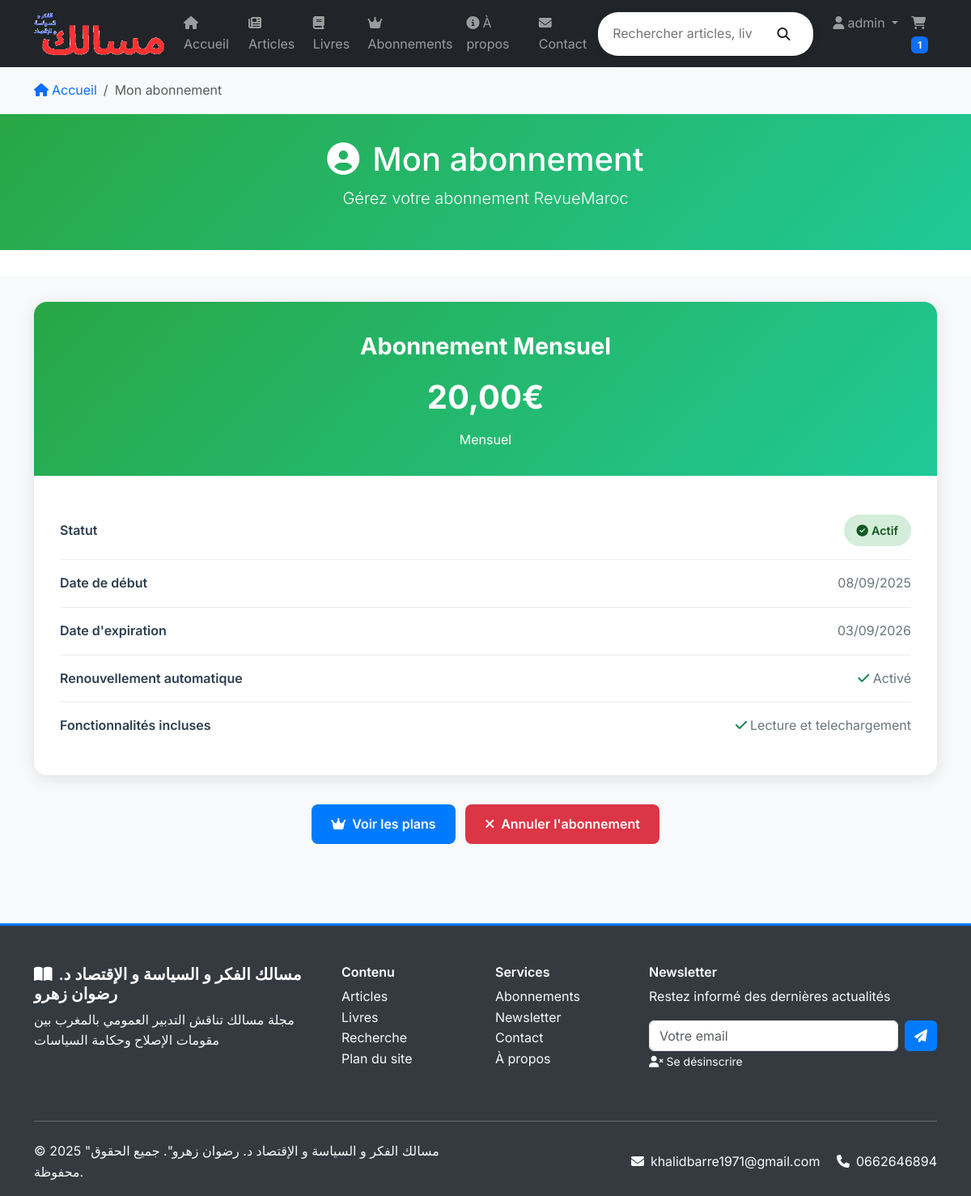
The page /subscriptions/mon-abonnement/ (signed in) on the database its author committed.
### core/models.py (models this page shows, shortened)
class TimeStampedModel(models.Model):
    created_at = models.DateTimeField(auto_now_add=True, verbose_name=_("Date de création"))
    updated_at = models.DateTimeField(auto_now=True, verbose_name=_("Date de modification"))
    class Meta:
        abstract = True

class SiteSettings(TimeStampedModel):
    site_name = models.CharField(max_length=100, default="RevueMaroc", verbose_name=_("Nom du site"))
    site_description = models.TextField(blank=True, verbose_name=_("Description du site"))
    contact_email = models.EmailField(blank=True, verbose_name=_("Email de contact"))
    contact_phone = models.CharField(max_length=20, blank=True, verbose_name=_("Téléphone de contact"))
    address = models.TextField(blank=True, verbose_name=_("Adresse"))
    facebook_url = models.URLField(blank=True, verbose_name=_("URL Facebook"))
    twitter_url = models.URLField(blank=True, verbose_name=_("URL Twitter"))
    linkedin_url = models.URLField(blank=True, verbose_name=_("URL LinkedIn"))
    instagram_url = models.URLField(blank=True, verbose_name=_("URL Instagram"))
    logo = models.ImageField(upload_to='site/', blank=True, verbose_name=_("Logo du site"))
    favicon = models.ImageField(upload_to='site/', blank=True, verbose_name=_("Favicon"))
    monthly_price = models.DecimalField(
        max_digits=10,
        decimal_places=2,
        default=9.99,
        verbose_name=_("Prix mensuel (€)")
    )
    yearly_price = models.DecimalField(
        max_digits=10,
        decimal_places=2,
        default=99.99,
        verbose_name=_("Prix annuel (€)")
    )
    shipping_cost = models.DecimalField(
        max_digits=10,
        decimal_places=2,
        default=5.99,
        verbose_name=_("Frais de livraison (€)")
    )
    free_shipping_threshold = models.DecimalField(
        max_digits=10,
        decimal_places=2,
        default=50.00,
        verbose_name=_("Seuil livraison gratuite (€)")
    )
    class Meta:
        verbose_name = _("Paramètre du site")
        verbose_name_plural = _("Paramètres du site")

### subscriptions/models.py (models this page shows, shortened)
class Subscription(TimeStampedModel):
    STATUS_CHOICES = [
        ('active', 'Actif'),
        ('expired', 'Expiré'),
        ('cancelled', 'Annulé'),
        ('suspended', 'Suspendu'),
    ]
    user = models.ForeignKey(User, on_delete=models.CASCADE, verbose_name="Utilisateur")
    plan = models.ForeignKey(SubscriptionPlan, on_delete=models.CASCADE, verbose_name="Plan")
    status = models.CharField(max_length=20, choices=STATUS_CHOICES, default='active', verbose_name="Statut")
    start_date = models.DateTimeField(verbose_name="Date de début")
    end_date = models.DateTimeField(verbose_name="Date de fin")
    auto_renew = models.BooleanField(default=True, verbose_name="Renouvellement automatique")
    stripe_subscription_id = models.CharField(max_length=100, blank=True, verbose_name="ID Stripe")
    class Meta:
        verbose_name = "Abonnement"
        verbose_name_plural = "Abonnements"
        ordering = ['-created_at']
    @property
    def is_active(self):
        from django.utils import timezone
        return self.status == 'active' and timezone.now() <= self.end_date

class SubscriptionPlan(TimeStampedModel):
    PLAN_TYPE_CHOICES = [
        ('monthly', 'Mensuel'),
        ('yearly', 'Annuel'),
    ]
    name = models.CharField(max_length=100, verbose_name="Nom du plan")
    description = models.TextField(verbose_name="Description")
    price = models.DecimalField(max_digits=10, decimal_places=2, verbose_name="Prix")
    plan_type = models.CharField(max_length=20, choices=PLAN_TYPE_CHOICES, verbose_name="Type de plan")
    duration_days = models.PositiveIntegerField(verbose_name="Durée en jours")
    features = models.JSONField(default=list, verbose_name="Fonctionnalités incluses")
    is_active = models.BooleanField(default=True, verbose_name="Actif")
    is_popular = models.BooleanField(default=False, verbose_name="Plan populaire")
    class Meta:
        verbose_name = "Plan d'abonnement"
        verbose_name_plural = "Plans d'abonnement"
        ordering = ['price']

### subscriptions/views.py (the view)
# urls.py: path('mon-abonnement/', views.my_subscription, name='my_subscription'),
@login_required
def my_subscription(request):
    subscription = Subscription.objects.filter(
        user=request.user,
        status='active'
    ).first()
    context = {
        'subscription': subscription,
        'has_active_subscription': subscription and subscription.is_active,
    }
    return render(request, 'subscriptions/my_subscription.html', context)

### templates/subscriptions/my_subscription.html (shortened to what this page needs)
{% extends 'base.html' %}
{% load static %}
{% block content %}
<nav class="breadcrumb-nav" style="background: #f8f9fa; padding: 1rem 0; margin-bottom: 0;">
    <div class="container">
        <ol class="breadcrumb mb-0">
            <li class="breadcrumb-item">
                <a href="{% url 'core:home' %}" class="text-decoration-none">
                    <i class="fas fa-home me-1"></i>Accueil
                </a>
            </li>
            <li class="breadcrumb-item active" aria-current="page">
                Mon abonnement
            </li>
        </ol>
    </div>
</nav>
<section class="subscription-header">
    <div class="container text-center">
        <h1><i class="fas fa-user-circle me-3"></i>Mon abonnement</h1>
        <p class="lead">Gérez votre abonnement RevueMaroc</p>
    </div>
</section>
<section class="subscription-container">
    <div class="container">
        {% if subscription %}
        <div class="subscription-card">
            <div class="subscription-header-card">
                <div class="plan-name">{{ subscription.plan.name }}</div>
                <div class="plan-price">{{ subscription.plan.price }}€</div>
                <div class="plan-duration">{{ subscription.plan.get_plan_type_display }}</div>
            </div>
            <div class="subscription-details">
                <div class="detail-item">
                    <span class="detail-label">Statut</span>
                    <span class="status-badge status-active">
                        <i class="fas fa-check-circle me-1"></i>Actif
                    </span>
                </div>
                <div class="detail-item">
                    <span class="detail-label">Date de début</span>
                    <span class="detail-value">{{ subscription.start_date|date:"d/m/Y" }}</span>
                </div>
                <div class="detail-item">
                    <span class="detail-label">Date d'expiration</span>
                    <span class="detail-value">{{ subscription.end_date|date:"d/m/Y" }}</span>
                </div>
                <div class="detail-item">
                    <span class="detail-label">Renouvellement automatique</span>
                    <span class="detail-value">
                        {% if subscription.auto_renew %}
                            <i class="fas fa-check text-success"></i> Activé
                        {% else %}
                            <i class="fas fa-times text-danger"></i> Désactivé
                        {% endif %}
                    </span>
                </div>
                <div class="detail-item">
                    <span class="detail-label">Fonctionnalités incluses</span>
                    <span class="detail-value">
                        <ul class="list-unstyled mb-0">
                            {% for feature in subscription.plan.features %}
                            <li><i class="fas fa-check text-success me-1"></i>{{ feature }}</li>
                            {% endfor %}
                        </ul>
                    </span>
                </div>
            </div>
        </div>
        <div class="text-center mb-4">
            <a href="{% url 'subscriptions:plan_list' %}" class="btn-action btn-primary">
                <i class="fas fa-crown me-2"></i>Voir les plans
            </a>
            <a href="{% url 'subscriptions:cancel_subscription' subscription.id %}" class="btn-action btn-danger">
                <i class="fas fa-times me-2"></i>Annuler l'abonnement
            </a>
        </div>
        {% endif %}
    </div>
</section>
{% endblock %}

### templates/base.html (shortened to what this page needs)
<!DOCTYPE html>
<html lang="fr">
<head>
    <link href="https://cdn.jsdelivr.net/npm/bootstrap@5.3.0/dist/css/bootstrap.min.css" rel="stylesheet">
    <link rel="stylesheet" href="https://cdnjs.cloudflare.com/ajax/libs/font-awesome/6.4.0/css/all.min.css">
</head>
<body>
    <nav class="navbar navbar-expand-lg navbar-dark bg-dark sticky-top">
        <div class="container">
            <a class="navbar-brand" href="{% url 'core:home' %}">
                {% if site_settings.logo %}
                    <img src="{{ site_settings.logo.url }}" alt="{{ site_name|default:'RevueMaroc' }}" class="brand-logo">
                {% else %}
                    <i class="fas fa-book-open me-2"></i>
                    {{ site_name|default:"RevueMaroc" }}
                {% endif %}
            </a>
            <div class="collapse navbar-collapse" id="navbarNav">
                <ul class="navbar-nav me-auto">
                    <li class="nav-item">
                        <a class="nav-link" href="{% url 'core:home' %}">
                            <i class="fas fa-home me-1"></i>Accueil
                        </a>
                    </li>
                    <li class="nav-item">
                        <a class="nav-link" href="{% url 'articles:article_list' %}">
                            <i class="fas fa-newspaper me-1"></i>Articles
                        </a>
                    </li>
                    <li class="nav-item">
                        <a class="nav-link" href="{% url 'livres:revue_list' %}">
                            <i class="fas fa-book me-1"></i>Livres
                        </a>
                    </li>
                    <li class="nav-item">
                        <a class="nav-link" href="{% url 'subscriptions:plan_list' %}">
                            <i class="fas fa-crown me-1"></i>Abonnements
                        </a>
                    </li>
                    <li class="nav-item">
                        <a class="nav-link" href="{% url 'core:about' %}">
                            <i class="fas fa-info-circle me-1"></i>À propos
                        </a>
                    </li>
                    <li class="nav-item">
                        <a class="nav-link" href="{% url 'core:contact' %}">
                            <i class="fas fa-envelope me-1"></i>Contact
                        </a>
                    </li>
                </ul>
                <form class="d-flex me-3" method="GET" action="{% url 'core:search' %}">
                    <div class="search-bar d-flex align-items-center">
                        <input class="search-input" type="search" name="q" placeholder="Rechercher articles, livres..."
                               value="{{ request.GET.q }}" aria-label="Search">
                        <button class="btn btn-link text-dark" type="submit">
                            <i class="fas fa-search"></i>
                        </button>
                    </div>
                </form>
                <ul class="navbar-nav">
                    {% if user.is_authenticated %}
                        <li class="nav-item dropdown">
                            <a class="nav-link dropdown-toggle" href="#" id="userDropdown" role="button"
                               data-bs-toggle="dropdown" aria-expanded="false">
                                <i class="fas fa-user me-1"></i>{{ user.username }}
                            </a>
                        </li>
                                                 <li class="nav-item">
                             <a class="nav-link" href="{% url 'livres:cart_detail' %}">
                                 <i class="fas fa-shopping-cart me-1"></i>
                                 <span class="badge bg-primary cart-count">0</span>
                             </a>
                         </li>
                    {% endif %}
                </ul>
            </div>
        </div>
    </nav>
    <main>
        {% block content %}{% endblock %}
    </main>
    <footer class="footer">
        <div class="container">
            <div class="row">
                <div class="col-md-4 mb-4">
                    <h5><i class="fas fa-book-open me-2"></i>{{ site_name|default:"RevueMaroc" }}</h5>
                    <p class="text-light">
                        {{ site_description|default:"Votre source d'information sur le développement du Maroc" }}
                    </p>
                </div>
                <div class="col-md-2 mb-4">
                    <h6>Contenu</h6>
                    <ul class="list-unstyled">
                        <li><a href="{% url 'articles:article_list' %}" class="text-light">Articles</a></li>
                        <li><a href="{% url 'livres:revue_list' %}" class="text-light">Livres</a></li>
                        <li><a href="{% url 'core:search' %}" class="text-light">Recherche</a></li>
                        <li><a href="{% url 'core:sitemap' %}" class="text-light">Plan du site</a></li>
                    </ul>
                </div>
                <div class="col-md-2 mb-4">
                    <h6>Services</h6>
                    <ul class="list-unstyled">
                        <li><a href="{% url 'subscriptions:plan_list' %}" class="text-light">Abonnements</a></li>
                        <li><a href="{% url 'core:newsletter_subscribe' %}" class="text-light">Newsletter</a></li>
                        <li><a href="{% url 'core:contact' %}" class="text-light">Contact</a></li>
                        <li><a href="{% url 'core:about' %}" class="text-light">À propos</a></li>
                    </ul>
                </div>
                <div class="col-md-4 mb-4">
                    <h6>Newsletter</h6>
                    <p class="text-light">Restez informé des dernières actualités</p>
                    <form method="POST" action="{% url 'core:newsletter_subscribe' %}" class="d-flex">
                        <input type="email" name="email" class="form-control me-2" placeholder="Votre email" required>
                        <button type="submit" class="btn btn-primary">
                            <i class="fas fa-paper-plane"></i>
                        </button>
                    </form>
                    <small class="text-light">
                        <a href="{% url 'core:newsletter_unsubscribe' %}" class="text-light">
                            <i class="fas fa-user-times me-1"></i>Se désinscrire
                        </a>
                    </small>
                </div>
            </div>
            <hr class="my-4">
            <div class="row align-items-center">
                <div class="col-md-6">
                    <p class="mb-0 text-light">
                        &copy; {% now "Y" %} "مسالك الفكر و السياسة و الإقتصاد
                        د. رضوان زهرو". جميع الحقوق محفوظة.
                    </p>
                </div>
                <div class="col-md-6 text-md-end">
                    <p class="mb-0 text-light">
                        {% if site_settings.contact_email %}
                            <i class="fas fa-envelope me-2"></i>{{ site_settings.contact_email }}
                        {% endif %}
                        {% if site_settings.contact_phone %}
                            <i class="fas fa-phone me-2 ms-3"></i>{{ site_settings.contact_phone }}
                        {% endif %}
                    </p>
                </div>
            </div>
        </div>
    </footer>
</body>
</html>

### rows shown on the page
SiteSettings: logo (picture), site_name "مسالك الفكر و السياسة و الإقتصاد د. رضوان زهرو", site_description "مجلة مسالك تناقش التدبير العمومي بالمغرب بين مقومات الإصلاح وحكامة السياسات", contact_email "khalidbarre1971@gmail.com", contact_phone "0662646894"
Subscription: plan.name "Abonnement Mensuel", plan.price "20,00", plan.plan_type "Mensuel", start_date "08/09/2025", end_date "03/09/2026"

### other values the page prints
{{ user.username }} "admin"
{{ feature }} "Lecture et telechargement"
